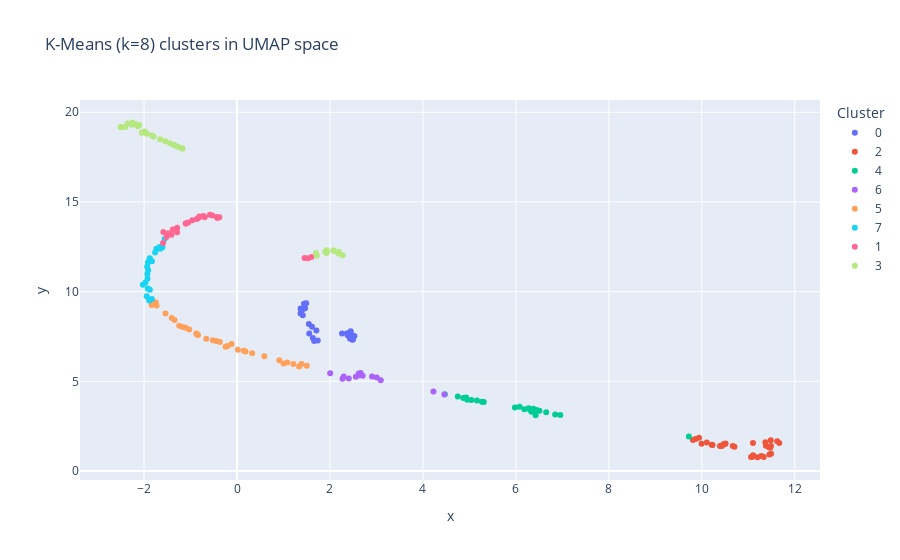

The notebook cell saved with this chart:
### Markdown cell above
### 8. Dimensionality Reduction and UMAP Visualization

Because the TF–IDF space is high-dimensional, I first apply TruncatedSVD to reduce it to 100 dimensions, yielding a dense array X100. We then project these 100-dimensional vectors into two dimensions via UMAP with a cosine metric. Plotting the resulting 2D coordinates with Plotly, each meeting is colored by its K-Means cluster label, allowing visual inspection of how well the groups separate in manifold space and how they relate over time via hoverable date annotations.

### Code cell
svd   = TruncatedSVD(n_components=100, random_state=42)
X100  = svd.fit_transform(X)

umap2d = umap.UMAP(
    n_neighbors=15,
    min_dist=0.1,
    metric="cosine",
    random_state=42
).fit_transform(X100)

fig = px.scatter(
    x=umap2d[:,0], y=umap2d[:,1],
    color=df["k8_cluster"].astype(str),
    hover_data={"date": dates, "text": [t[:100] for t in docs]},
    title="K-Means (k=8) clusters in UMAP space"
)
fig.update_layout(legend_title="Cluster")
fig.show()

### Figure 1 — Plotly figure (JSON) as saved in the notebook; plotly's stock layout.template omitted (floating-point values rounded to 4 significant figures)
{"data": [{"customdata": [["2000-02-01T00:00:00", "Minutes of the Federal Open Market Committee\n\n\nFebruary 1-2, 2000\n\n\n\n\n\nA meeting of the Federal Open"], ["2001-02-01T00:00:00", "Minutes of the Federal Open Market Committee\n\n\nJanuary 30-31, 2001\n\n\n\n\n\tA meeting of the Federal Ope"], ["2002-02-01T00:00:00", "Minutes of the Federal Open Market Committee\n\n\nJanuary 29-30, 2002\n\n\n\n\nA meeting of the Federal Open"], ["2003-02-01T00:00:00", "Minutes of the Federal Open Market Committee\n\n            January 28-29, 2003\n\n\nA meeting of the Fed"], ["2004-02-01T00:00:00", "Minutes of the Federal Open Market Committee\n\n      January 27-28, 2004  A meeting of the Federal Op"], ["2005-02-01T00:00:00", "Minutes of the Federal Open Market Committee\n\n      February 1-2, 2005 A meeting of the Federal Open"], ["2006-02-01T00:00:00", "Minutes of the Federal Open Market Committee\n\n      January 31, 2006 \n      A meeting of the Federal"], ["2007-02-01T00:00:00", "Minutes of the Federal Open Market Committee\n\n      January 30-31, 2007\n A meeting of the Federal Op"], ["2008-01-01T00:00:00", "A meeting of the Federal Open Market Committee was held in the offices of the Board of Governors of "], ["2008-02-01T00:00:00", "A meeting of the Federal Open Market Committee was held in the offices of the Board of Governors of "], ["2009-01-01T00:00:00", "A meeting of the Federal Open Market Committee was held in the offices of the Board of Governors of "], ["2009-02-01T00:00:00", "A meeting of the Federal Open Market Committee was held in the offices of the Board of Governors of "], ["2010-01-01T00:00:00", "A joint meeting of the Federal Open Market Committee and the Board of Governors of the Federal Reser"], ["2011-01-01T00:00:00", "A meeting of the Federal Open Market Committee was held in the offices of the Board of Governors in "], ["2012-01-01T00:00:00", "Minutes of the Federal Open Market Committee\n                                                \n      "], ["2013-02-01T00:00:00", "Minutes of the Federal Open Market Committee\n                                                \n      "], ["2014-02-01T00:00:00", "Minutes of the Federal Open Market Committee\n                                                \n      "], ["2015-02-01T00:00:00", "Minutes of the Federal Open Market Committee\n                                                \n      "], ["2016-01-01T00:00:00", "Minutes of the Federal Open Market Committee\n                                                \n      "], ["2016-09-01T00:00:00", "Minutes of the Federal Open Market Committee\n                                                \n      "], ["2017-02-01T00:00:00", "Minutes of the Federal Open Market Committee\n                                                \n      "], ["2018-02-01T00:00:00", "Minutes of the Federal Open Market Committee\n                                                \n      "], ["2019-02-01T00:00:00", "Minutes of the Federal Open Market Committee\n                                                \n      "], ["2020-02-01T00:00:00", "Minutes of the Federal Open Market Committee\n                                                \n      "], ["2021-01-01T00:00:00", "Minutes of the Federal Open Market Committee\n                                                \n      "], ["2022-01-01T00:00:00", "Minutes of the Federal Open Market Committee\n                                                \n      "]], "hovertemplate": "color=0<br>x=%{x}<br>y=%{y}<br>date=%{customdata[0]}<br>text=%{customdata[1]}<extra></extra>", "legendgroup": "0", "marker": {"color": "#636efa", "symbol": "circle"}, "mode": "markers", "name": "0", "orientation": "v", "showlegend": true, "type": "scatter", "x": [2.525, 2.452, 2.368, 2.446, 2.26, 2.421, 2.38, 2.428, 2.496, 2.478, 1.736, 1.66, 1.631, 1.554, 1.707, 1.613, 1.546, 1.414, 1.367, 1.385, 1.4, 1.399, 1.368, 1.463, 1.443, 1.488], "xaxis": "x", "y": [7.523, 7.619, 7.673, 7.797, 7.668, 7.586, 7.569, 7.389, 7.329, 7.312, 7.277, 7.246, 7.413, 7.672, 7.838, 8.044, 8.19, 8.68, 8.785, 8.909, 9.031, 8.99, 9.056, 9.07, 9.325, 9.349], "yaxis": "y"}, {"customdata": [["2000-03-01T00:00:00", "Minutes of the Federal Open Market Committee\n\n\nMarch 21, 2000\n\n\n\n\n\nA meeting of the Federal Open Mar"], ["2000-05-01T00:00:00", "Minutes of the Federal Open Market Committee\n\n\nMay 16, 2000\n\n\n\n\n\nA meeting of the Federal Open Marke"], ["2000-07-01T00:00:00", "Minutes of the Federal Open Market Committee\n\n\nJune 27-28, 2000\n\n\n\n\nA meeting of the Federal Open Ma"], ["2000-08-01T00:00:00", "Minutes of the Federal Open Market Committee\n\n\nAugust 22, 2000\n\n\n\n\nA meeting of the Federal Open Mar"], ["2000-10-01T00:00:00", "Minutes of the Federal Open Market Committee\n\n\nOctober 3, 2000\n\n\n\n\nA meeting of the Federal Open Mar"], ["2000-11-01T00:00:00", "Minutes of the Federal Open Market Committee\n\n\nNovember 15, 2000\n\n\n\n\nA meeting of the Federal Open M"], ["2000-12-01T00:00:00", "Minutes of the Federal Open Market Committee\n\n\nDecember 19, 2000\n\n\n\n\nA meeting of the Federal Open M"], ["2001-01-01T00:00:00", "Minutes of the Federal Open Market Committee\n\n\nDecember 19, 2000\n\n\n\n\nA meeting of the Federal Open M"], ["2001-03-01T00:00:00", "Minutes of the Federal Open Market Committee\n\n\nMarch 20, 2001\n\n\n\n\nA meeting of the Federal Open Mark"], ["2001-04-01T00:00:00", "Minutes of the Federal Open Market Committee\n\n\nMarch 20, 2001\n\n\n\n\nA meeting of the Federal Open Mark"], ["2001-05-01T00:00:00", "Minutes of the Federal Open Market Committee\n\n\nMay 15, 2001 \n\n\n\n\nA meeting of the Federal Open Marke"], ["2001-06-01T00:00:00", "Minutes of the Federal Open Market Committee\n\n\nJune 26-27, 2001\n\n\n\n\nA meeting of the Federal Open Ma"], ["2001-08-01T00:00:00", "Minutes of the Federal Open Market Committee\n\n\nAugust 21, 2001 \n\n\n\n\nA meeting of the Federal Open Ma"], ["2001-09-01T00:00:00", "Minutes of the Federal Open Market Committee\n\n\nAugust 21, 2001 \n\n\n\n\nA meeting of the Federal Open Ma"], ["2001-10-01T00:00:00", "Minutes of the Federal Open Market Committee\n\n\nOctober 2, 2001 \n\n\n\n\nA meeting of the Federal Open Ma"], ["2001-11-01T00:00:00", "Minutes of the Federal Open Market Committee\n\n\nNovember 6, 2001 \n\n\n\n\nA meeting of the Federal Open M"], ["2001-12-01T00:00:00", "Minutes of the Federal Open Market Committee\n\n\nDecember 11, 2001\n\n\n\n\n\nA meeting of the Federal Open "], ["2002-03-01T00:00:00", "Minutes of the Federal Open Market Committee\n\n\nMarch 19, 2002\n\n\n\n\nA meeting of the Federal Open Mark"], ["2002-05-01T00:00:00", "Minutes of the Federal Open Market Committee\n\n\nMay 7, 2002 \n\n\n\n\nA meeting of the Federal Open Market"], ["2002-06-01T00:00:00", "Minutes of the Federal Open Market Committee\n\nJune 25-26, 2002 \n\nA meeting of the Federal Open Marke"], ["2002-08-01T00:00:00", "Minutes of the Federal Open Market Committee\n\nAugust 13, 2002 \n\nA meeting of the Federal Open Market"], ["2002-09-01T00:00:00", "Minutes of the Federal Open Market Committee\n\nSeptember 24, 2002 \n       A meeting of the Federal Op"], ["2002-11-01T00:00:00", "Minutes of the Federal Open Market Committee\n\nNovember 6, 2002 \n       A meeting of the Federal Open"], ["2002-12-01T00:00:00", "Minutes of the Federal Open Market Committee\n\nDecember 10, 2002 \n       A meeting of the Federal Ope"], ["2003-03-01T00:00:00", "Minutes of the Federal Open Market Committee\n\n\nMarch 18, 2003\n\n\n\n\nA meeting of the Federal Open Mark"], ["2003-04-01T00:00:00", "Minutes of the Federal Open Market Committee\n\n\nMarch 18, 2003\n\n\n\n\nA meeting of the Federal Open Mark"], ["2003-05-01T00:00:00", "Minutes of the Federal Open Market Committee\n\n\nMay 6, 2003\n\n\n\n\nA meeting of the Federal Open Market "], ["2003-06-01T00:00:00", "Minutes of the Federal Open Market Committee\n\n\nJune 24-25, 2003\n\n\n\nA meeting of the Federal Open Mar"], ["2003-08-01T00:00:00", "Minutes of the Federal Open Market Committee\n\n\nAugust 12, 2003\n\n\n\nA meeting of the Federal Open Mark"], ["2003-09-01T00:00:00", "Minutes of the Federal Open Market Committee\n\n\nAugust 12, 2003\n\n\n\nA meeting of the Federal Open Mark"], ["2003-11-01T00:00:00", "Minutes of the Federal Open Market Committee\n\n\nOctober 28, 2003\n\n\n\nA meeting of the Federal Open Mar"]], "hovertemplate": "color=2<br>x=%{x}<br>y=%{y}<br>date=%{customdata[0]}<br>text=%{customdata[1]}<extra></extra>", "legendgroup": "2", "marker": {"color": "#EF553B", "symbol": "circle"}, "mode": "markers", "name": "2", "orientation": "v", "showlegend": true, "type": "scatter", "x": [11.08, 11.1, 11.06, 11.2, 11.28, 11.33, 11.49, 11.45, 11.44, 11.47, 11.38, 11.49, 11.62, 11.67, 11.48, 11.37, 11.1, 10.7, 10.67, 10.5, 10.51, 10.39, 10.43, 10.46, 10.21, 10.23, 9.994, 10.11, 9.866, 9.939, 9.809], "xaxis": "x", "y": [0.7764, 0.875, 0.7858, 0.7661, 0.8307, 0.7738, 0.9597, 0.9172, 1.331, 1.29, 1.405, 1.394, 1.657, 1.559, 1.717, 1.608, 1.564, 1.358, 1.395, 1.503, 1.538, 1.397, 1.39, 1.49, 1.468, 1.456, 1.521, 1.591, 1.789, 1.856, 1.734], "yaxis": "y"}, {"customdata": [["2003-12-01T00:00:00", "Minutes of the Federal Open Market Committee\n\n\nDecember 9, 2003\n\n\n\nA meeting of the Federal Open Mar"], ["2004-03-01T00:00:00", "Minutes of the Federal Open Market Committee\n\n      March 16, 2004  A meeting of the Federal Open Ma"], ["2004-05-01T00:00:00", "Minutes of the Federal Open Market Committee\n\n      May 4, 2004 A meeting of the Federal Open Market"], ["2004-07-01T00:00:00", "Minutes of the Federal Open Market Committee\n\n      June 29-30, 2004 A meeting of the Federal Open M"], ["2004-08-01T00:00:00", "Minutes of the Federal Open Market Committee\n\n      August 10, 2004 A meeting of the Federal Open Ma"], ["2004-09-01T00:00:00", "Minutes of the Federal Open Market Committee\n\n      September 21, 2004 A meeting of the Federal Open"], ["2004-11-01T00:00:00", "Minutes of the Federal Open Market Committee\n\n      November 10, 2004 A meeting of the Federal Open "], ["2004-12-01T00:00:00", "Minutes of the Federal Open Market Committee\n\n      December 14, 2004 A meeting of the Federal Open "], ["2005-03-01T00:00:00", "Minutes of the Federal Open Market Committee\n\n      March 22, 2005 A meeting of the Federal Open Mar"], ["2005-05-01T00:00:00", "Minutes of the Federal Open Market Committee\n\n      May 3, 2005 \n      A meeting of the Federal Open"], ["2005-07-01T00:00:00", "Minutes of the Federal Open Market Committee\n\n      June 29-30, 2005 A meeting of the Federal Open M"], ["2005-08-01T00:00:00", "Minutes of the Federal Open Market Committee\n\n      August 9, 2005 \n\nA meeting of the Federal Open M"], ["2005-09-01T00:00:00", "Minutes of the Federal Open Market Committee\n\n      September 20, 2005 A meeting of the Federal Open"], ["2005-11-01T00:00:00", "Minutes of the Federal Open Market Committee\n\n      November 1, 2005 A meeting of the Federal Open M"], ["2005-12-01T00:00:00", "Minutes of the Federal Open Market Committee\n\n      December 13, 2005 \n      A meeting of the Federa"], ["2006-04-01T00:00:00", "Minutes of the Federal Open Market Committee\n\n      March 27-28, 2006\n A meeting of the Federal Open"], ["2006-05-01T00:00:00", "Minutes of the Federal Open Market Committee\n\n      May 10, 2006\n A meeting of the Federal Open Mark"], ["2006-07-01T00:00:00", "Minutes of the Federal Open Market Committee\n\n      June 28-29, 2006\n A meeting of the Federal Open "], ["2006-08-01T00:00:00", "Minutes of the Federal Open Market Committee\n\n      August 8, 2006\n A meeting of the Federal Open Ma"], ["2006-09-01T00:00:00", "Minutes of the Federal Open Market Committee\n\n      September 20, 2006\n A meeting of the Federal Ope"], ["2006-10-01T00:00:00", "Minutes of the Federal Open Market Committee\n\n      October 24-25, 2006\n A meeting of the Federal Op"], ["2006-12-01T00:00:00", "Minutes of the Federal Open Market Committee\n\n      December 12, 2006\n A meeting of the Federal Open"], ["2007-03-01T00:00:00", "Minutes of the Federal Open Market Committee\n\n      March 20-21, 2007\n A meeting of the Federal Open"], ["2007-05-01T00:00:00", "Minutes of the Federal Open Market Committee\n\n      May 9, 2007\nA meeting of the Federal Open Market"]], "hovertemplate": "color=4<br>x=%{x}<br>y=%{y}<br>date=%{customdata[0]}<br>text=%{customdata[1]}<extra></extra>", "legendgroup": "4", "marker": {"color": "#00cc96", "symbol": "circle"}, "mode": "markers", "name": "4", "orientation": "v", "showlegend": true, "type": "scatter", "x": [9.721, 6.955, 6.845, 6.652, 6.506, 6.376, 6.443, 6.44, 6.425, 6.332, 6.287, 6.273, 6.183, 6.08, 5.979, 5.31, 5.271, 5.163, 5.042, 4.929, 4.869, 4.75, 4.953, 4.472], "xaxis": "x", "y": [1.919, 3.117, 3.152, 3.278, 3.364, 3.468, 3.392, 3.398, 3.107, 3.305, 3.456, 3.497, 3.449, 3.579, 3.545, 3.847, 3.866, 3.929, 3.963, 4.099, 4.069, 4.155, 3.977, 4.281], "yaxis": "y"}, {"customdata": [["2007-07-01T00:00:00", "Minutes of the Federal Open Market Committee\n\n      June 27-28, 2007\nA meeting of the Federal Open M"], ["2007-08-01T00:00:00", "Minutes of the Federal Open Market Committee\n\n      August 7, 2007\n      A  meeting of the Federal O"], ["2007-09-01T00:00:00", "Minutes of the Federal Open Market Committee\n\n      September 18, 2007\n      A meeting of the Federa"], ["2007-11-01T00:00:00", "A meeting of the Federal Open Market Committee was held in the offices of the Board of Governors of "], ["2007-12-01T00:00:00", "A meeting of the Federal Open Market Committee was held in the offices of the Board of Governors of "], ["2008-03-01T00:00:00", "A meeting of the Federal Open Market Committee was held in the offices of the Board of Governors of "], ["2008-05-01T00:00:00", "A meeting of the Federal Open Market Committee was held in the offices of the Board of Governors of "], ["2008-06-01T00:00:00", "A meeting of the Federal Open Market Committee was held in the offices of the Board of Governors of "], ["2008-07-01T00:00:00", "A meeting of the Federal Open Market Committee was held in the offices of the Board of Governors of "], ["2008-08-01T00:00:00", "A meeting of the Federal Open Market Committee was held in the offices of the Board of Governors of "], ["2008-09-01T00:00:00", "A meeting of the Federal Open Market Committee was held in the offices of the Board of Governors of "], ["2008-10-01T00:00:00", "A meeting of the Federal Open Market Committee was held in the offices of the Board of Governors of "], ["2008-11-01T00:00:00", "A meeting of the Federal Open Market Committee was held in the offices of the Board of Governors of "], ["2008-12-01T00:00:00", "A meeting of the Federal Open Market Committee was held in the offices of the Board of Governors of "]], "hovertemplate": "color=6<br>x=%{x}<br>y=%{y}<br>date=%{customdata[0]}<br>text=%{customdata[1]}<extra></extra>", "legendgroup": "6", "marker": {"color": "#ab63fa", "symbol": "circle"}, "mode": "markers", "name": "6", "orientation": "v", "showlegend": true, "type": "scatter", "x": [4.462, 4.226, 3.092, 3.008, 2.905, 2.659, 2.618, 2.704, 2.557, 2.625, 2.404, 2.296, 2.27, 2.005], "xaxis": "x", "y": [4.268, 4.428, 5.059, 5.21, 5.269, 5.462, 5.429, 5.307, 5.252, 5.342, 5.158, 5.268, 5.137, 5.455], "yaxis": "y"}, {"customdata": [["2009-03-01T00:00:00", "A meeting of the Federal Open Market Committee was held in the offices of the Board of Governors of "], ["2009-05-01T00:00:00", "A joint meeting of the Federal Open Market Committee and the Board of Governors of the Federal Reser"], ["2009-06-01T00:00:00", "A joint meeting of the Federal Open Market Committee and the Board of Governors of the Federal Reser"], ["2009-08-01T00:00:00", "A joint meeting of the Federal Open Market Committee and the Board of Governors of the Federal Reser"], ["2009-09-01T00:00:00", "A joint meeting of the Federal Open Market Committee and the Board of Governors of the Federal Reser"], ["2009-11-01T00:00:00", "A joint meeting of the Federal Open Market Committee and the Board of Governors of the Federal Reser"], ["2009-12-01T00:00:00", "A joint meeting of the Federal Open Market Committee and the Board of Governors of the Federal Reser"], ["2010-03-01T00:00:00", "A joint meeting of the Federal Open Market Committee and the Board of Governors of the Federal Reser"], ["2010-05-01T00:00:00", "A joint meeting of the Federal Open Market Committee and the Board of Governors of the Federal Reser"], ["2010-06-01T00:00:00", "A joint meeting of the Federal Open Market Committee and the Board of Governors of the Federal Reser"], ["2010-08-01T00:00:00", "A joint meeting of the Federal Open Market Committee and the Board of Governors of the Federal Reser"], ["2010-09-01T00:00:00", "A joint meeting of the Federal Open Market Committee and the Board of Governors of the Federal Reser"], ["2010-10-01T00:00:00", "A meeting of the Federal Open Market Committee was held in the offices of the Board of Governors in "], ["2010-11-01T00:00:00", "A meeting of the Federal Open Market Committee was held in the offices of the Board of Governors in "], ["2010-12-01T00:00:00", "A meeting of the Federal Open Market Committee was held in the offices of the Board of Governors in "], ["2011-03-01T00:00:00", "A meeting of the Federal Open Market Committee was held in the offices of the Board of Governors in "], ["2011-04-01T00:00:00", "A joint meeting of the Federal Open Market Committee and the Board of Governors of the Federal Reser"], ["2011-06-01T00:00:00", "A joint meeting of the Federal Open Market Committee and the Board of Governors of the Federal Reser"], ["2011-08-01T00:00:00", "A joint meeting of the Federal Open Market Committee and the Board of Governors of the Federal Reser"], ["2011-09-01T00:00:00", "A joint meeting of the Federal Open Market Committee and the Board of Governors of the Federal Reser"], ["2011-11-01T00:00:00", "A joint meeting of the Federal Open Market Committee and the Board of Governors of the Federal Reser"], ["2011-12-01T00:00:00", "A joint meeting of the Federal Open Market Committee and the Board of Governors of the Federal Reser"], ["2012-03-01T00:00:00", "Minutes of the Federal Open Market Committee\n                                                \n      "], ["2012-04-01T00:00:00", "Minutes of the Federal Open Market Committee\n                                                \n      "], ["2012-06-01T00:00:00", "Minutes of the Federal Open Market Committee\n                                                \n      "], ["2012-08-01T00:00:00", "Minutes of the Federal Open Market Committee\n                                                \n      "], ["2012-09-01T00:00:00", "Minutes of the Federal Open Market Committee\n                                                \n      "], ["2012-10-01T00:00:00", "Minutes of the Federal Open Market Committee\n                                                \n      "], ["2012-12-01T00:00:00", "Minutes of the Federal Open Market Committee\n                                                \n      "], ["2013-03-01T00:00:00", "Minutes of the Federal Open Market Committee\n                                                \n      "], ["2013-05-01T00:00:00", "Minutes of the Federal Open Market Committee\n                                                \n      "], ["2013-06-01T00:00:00", "Minutes of the Federal Open Market Committee\n                                                \n      "], ["2013-08-01T00:00:00", "Minutes of the Federal Open Market Committee\n                                                \n      "]], "hovertemplate": "color=5<br>x=%{x}<br>y=%{y}<br>date=%{customdata[0]}<br>text=%{customdata[1]}<extra></extra>", "legendgroup": "5", "marker": {"color": "#FFA15A", "symbol": "circle"}, "mode": "markers", "name": "5", "orientation": "v", "showlegend": true, "type": "scatter", "x": [1.5, 1.386, 1.336, 1.212, 1.081, 1.0, 0.9095, 0.5875, 0.326, 0.1461, 0.1842, 0.01822, -0.2471, -0.2045, -0.117, -0.4454, -0.3705, -0.5196, -0.6618, -0.84, -0.8674, -0.8754, -1.028, -1.106, -1.17, -1.244, -1.344, -1.404, -1.538, -1.729, -1.838, -1.75, -1.817], "xaxis": "x", "y": [5.867, 5.961, 5.829, 5.96, 6.047, 5.992, 6.177, 6.4, 6.562, 6.7, 6.668, 6.755, 6.931, 6.968, 7.082, 7.249, 7.189, 7.283, 7.369, 7.58, 7.623, 7.66, 7.884, 7.989, 8.022, 8.101, 8.414, 8.523, 8.779, 9.234, 9.251, 9.409, 9.437], "yaxis": "y"}, {"customdata": [["2013-09-01T00:00:00", "Minutes of the Federal Open Market Committee\n                                                \n      "], ["2013-10-01T00:00:00", "Minutes of the Federal Open Market Committee\n                                                \n      "], ["2013-11-01T00:00:00", "Minutes of the Federal Open Market Committee\n                                                \n      "], ["2013-12-01T00:00:00", "Minutes of the Federal Open Market Committee\n                                                \n      "], ["2014-03-01T00:00:00", "Minutes of the Federal Open Market Committee\n                                                \n      "], ["2014-05-01T00:00:00", "Minutes of the Federal Open Market Committee\n                                                \n      "], ["2014-06-01T00:00:00", "Minutes of the Federal Open Market Committee\n                                                \n      "], ["2014-08-01T00:00:00", "Minutes of the Federal Open Market Committee\n                                                \n      "], ["2014-09-01T00:00:00", "Minutes of the Federal Open Market Committee\n                                                \n      "], ["2014-11-01T00:00:00", "Minutes of the Federal Open Market Committee\n                                                \n      "], ["2014-12-01T00:00:00", "Minutes of the Federal Open Market Committee\n                                                \n      "], ["2015-03-01T00:00:00", "Minutes of the Federal Open Market Committee\n                                                \n      "], ["2015-05-01T00:00:00", "Minutes of the Federal Open Market Committee\n                                                \n      "], ["2015-06-01T00:00:00", "Minutes of the Federal Open Market Committee\n                                                \n      "], ["2015-08-01T00:00:00", "Minutes of the Federal Open Market Committee\n                                                \n      "], ["2015-09-01T00:00:00", "Minutes of the Federal Open Market Committee\n                                                \n      "], ["2015-11-01T00:00:00", "Minutes of the Federal Open Market Committee\n                                                \n      "], ["2015-12-01T00:00:00", "Minutes of the Federal Open Market Committee\n                                                \n      "], ["2016-03-01T00:00:00", "Minutes of the Federal Open Market Committee\n                                                \n      "], ["2016-04-01T00:00:00", "Minutes of the Federal Open Market Committee\n                                                \n      "], ["2016-06-01T00:00:00", "Minutes of the Federal Open Market Committee\n                                                \n      "], ["2016-07-01T00:00:00", "Minutes of the Federal Open Market Committee\n                                                \n      "], ["2016-12-01T00:00:00", "Minutes of the Federal Open Market Committee\n                                                \n      "]], "hovertemplate": "color=7<br>x=%{x}<br>y=%{y}<br>date=%{customdata[0]}<br>text=%{customdata[1]}<extra></extra>", "legendgroup": "7", "marker": {"color": "#19d3f3", "symbol": "circle"}, "mode": "markers", "name": "7", "orientation": "v", "showlegend": true, "type": "scatter", "x": [-1.889, -1.881, -1.832, -1.944, -1.876, -1.921, -2.026, -1.97, -1.926, -1.93, -1.911, -1.933, -1.831, -1.914, -1.873, -1.88, -1.877, -1.762, -1.604, -1.651, -1.734, -1.665, -1.557], "xaxis": "x", "y": [9.512, 9.546, 9.585, 9.74, 10.1, 10.18, 10.38, 10.51, 10.72, 10.99, 11.2, 11.39, 11.7, 11.63, 11.69, 11.81, 11.86, 12.18, 12.48, 12.39, 12.4, 12.48, 12.93], "yaxis": "y"}, {"customdata": [["2016-11-01T00:00:00", "Minutes of the Federal Open Market Committee\n                                                \n      "], ["2017-03-01T00:00:00", "Minutes of the Federal Open Market Committee\n                                                \n      "], ["2017-05-01T00:00:00", "Minutes of the Federal Open Market Committee\n                                                \n      "], ["2017-06-01T00:00:00", "Minutes of the Federal Open Market Committee\n                                                \n      "], ["2017-07-01T00:00:00", "Minutes of the Federal Open Market Committee\n                                                \n      "], ["2017-09-01T00:00:00", "Minutes of the Federal Open Market Committee\n                                                \n      "], ["2017-11-01T00:00:00", "Minutes of the Federal Open Market Committee\n                                                \n      "], ["2017-12-01T00:00:00", "Minutes of the Federal Open Market Committee\n                                                \n      "], ["2018-03-01T00:00:00", "Minutes of the Federal Open Market Committee\n                                                \n      "], ["2018-05-01T00:00:00", "Minutes of the Federal Open Market Committee\n                                                \n      "], ["2018-06-01T00:00:00", "Minutes of the Federal Open Market Committee\n                                                \n      "], ["2018-08-01T00:00:00", "Minutes of the Federal Open Market Committee\n                                                \n      "], ["2018-09-01T00:00:00", "Minutes of the Federal Open Market Committee\n                                                \n      "], ["2018-11-01T00:00:00", "Minutes of the Federal Open Market Committee\n                                                \n      "], ["2018-12-01T00:00:00", "Minutes of the Federal Open Market Committee\n                                                \n      "], ["2019-03-01T00:00:00", "Minutes of the Federal Open Market Committee\n                                                \n      "], ["2019-05-01T00:00:00", "Minutes of the Federal Open Market Committee\n                                                \n      "], ["2019-06-01T00:00:00", "Minutes of the Federal Open Market Committee\n                                                \n      "], ["2019-08-01T00:00:00", "Minutes of the Federal Open Market Committee\n                                                \n      "], ["2019-09-01T00:00:00", "Minutes of the Federal Open Market Committee\n                                                \n      "], ["2019-10-01T00:00:00", "Minutes of the Federal Open Market Committee\n                                                \n      "], ["2019-11-01T00:00:00", "Minutes of the Federal Open Market Committee\n                                                \n      "], ["2019-12-01T00:00:00", "Minutes of the Federal Open Market Committee\n                                                \n      "], ["2020-03-01T00:00:00", "Minutes of the Federal Open Market Committee\n                                                \n      "], ["2020-05-01T00:00:00", "Minutes of the Federal Open Market Committee\n                                                \n      "], ["2020-06-01T00:00:00", "Minutes of the Federal Open Market Committee\n                                                \n      "]], "hovertemplate": "color=1<br>x=%{x}<br>y=%{y}<br>date=%{customdata[0]}<br>text=%{customdata[1]}<extra></extra>", "legendgroup": "1", "marker": {"color": "#FF6692", "symbol": "circle"}, "mode": "markers", "name": "1", "orientation": "v", "showlegend": true, "type": "scatter", "x": [-1.591, -1.517, -1.41, -1.477, -1.585, -1.289, -1.383, -1.309, -1.287, -1.103, -1.051, -0.9629, -1.103, -0.8642, -0.8168, -0.8122, -0.7253, -0.6938, -0.5835, -0.53, -0.4208, -0.4368, -0.38, 1.453, 1.53, 1.6], "xaxis": "x", "y": [12.71, 13.05, 13.17, 13.25, 13.33, 13.31, 13.46, 13.5, 13.56, 13.79, 13.85, 13.98, 13.79, 14.05, 14.13, 14.18, 14.22, 14.15, 14.29, 14.24, 14.11, 14.16, 14.14, 11.87, 11.87, 11.93], "yaxis": "y"}, {"customdata": [["2020-08-01T00:00:00", "Minutes of the Federal Open Market Committee\n                                                \n      "], ["2020-09-01T00:00:00", "Minutes of the Federal Open Market Committee\n                                                \n      "], ["2020-11-01T00:00:00", "Minutes of the Federal Open Market Committee\n                                                \n      "], ["2020-12-01T00:00:00", "Minutes of the Federal Open Market Committee\n                                                \n      "], ["2021-03-01T00:00:00", "Minutes of the Federal Open Market Committee\n                                                \n      "], ["2021-05-01T00:00:00", "Minutes of the Federal Open Market Committee\n                                                \n      "], ["2021-06-01T00:00:00", "Minutes of the Federal Open Market Committee\n                                                \n      "], ["2021-08-01T00:00:00", "Minutes of the Federal Open Market Committee\n                                                \n      "], ["2021-09-01T00:00:00", "Minutes of the Federal Open Market Committee\n                                                \n      "], ["2021-11-01T00:00:00", "Minutes of the Federal Open Market Committee\n                                                \n      "], ["2021-12-01T00:00:00", "Minutes of the Federal Open Market Committee\n                                                \n      "], ["2022-03-01T00:00:00", "Minutes of the Federal Open Market Committee\n                                                \n      "], ["2022-05-01T00:00:00", "Minutes of the Federal Open Market Committee\n                                                \n      "], ["2022-06-01T00:00:00", "Minutes of the Federal Open Market Committee\n                                                \n      "], ["2022-07-01T00:00:00", "Minutes of the Federal Open Market Committee\n                                                \n      "], ["2022-09-01T00:00:00", "Minutes of the Federal Open Market Committee\n                                                \n      "], ["2022-11-01T00:00:00", "Minutes of the Federal Open Market Committee\n                                                \n      "], ["2022-12-01T00:00:00", "Minutes of the Federal Open Market Committee\n                                                \n      "], ["2023-02-01T00:00:00", "Minutes of the Federal Open Market Committee\n                                                \n      "], ["2023-03-01T00:00:00", "Minutes of the Federal Open Market Committee\n                                                \n      "], ["2023-05-01T00:00:00", "Minutes of the Federal Open Market Committee\n                                                \n      "], ["2023-06-01T00:00:00", "Minutes of the Federal Open Market Committee\n                                                \n      "], ["2023-07-01T00:00:00", "Minutes of the Federal Open Market Committee\n                                                \n      "], ["2023-09-01T00:00:00", "Minutes of the Federal Open Market Committee\n                                                \n      "], ["2023-11-01T00:00:00", "Minutes of the Federal Open Market Committee\n                                                \n      "], ["2023-12-01T00:00:00", "Minutes of the Federal Open Market Committee\n                                                \n      "], ["2024-02-01T00:00:00", "Minutes of the Federal Open Market Committee\n                                                \n      "], ["2024-03-01T00:00:00", "Minutes of the Federal Open Market Committee\n                                                \n      "], ["2024-05-01T00:00:00", "Minutes of the Federal Open Market Committee\n                                                \n      "], ["2024-06-01T00:00:00", "Minutes of the Federal Open Market Committee\n                                                \n      "], ["2024-08-01T00:00:00", "Minutes of the Federal Open Market Committee\n                                                \n      "], ["2024-09-01T00:00:00", "Minutes of the Federal Open Market Committee\n                                                \n      "], ["2024-11-01T00:00:00", "Minutes of the Federal Open Market Committee\n                                                \n      "], ["2024-12-01T00:00:00", "Minutes of the Federal Open Market Committee\n                                                \n      "], ["2025-02-01T00:00:00", "Minutes of the Federal Open Market Committee\n                                                \n      "]], "hovertemplate": "color=3<br>x=%{x}<br>y=%{y}<br>date=%{customdata[0]}<br>text=%{customdata[1]}<extra></extra>", "legendgroup": "3", "marker": {"color": "#B6E880", "symbol": "circle"}, "mode": "markers", "name": "3", "orientation": "v", "showlegend": true, "type": "scatter", "x": [1.716, 1.697, 1.923, 1.936, 1.927, 2.072, 1.897, 2.185, 2.193, 2.098, 2.274, -1.169, -1.2, -1.287, -1.355, -1.351, -1.443, -1.547, -1.656, -1.828, -1.795, -1.937, -2.019, -2.048, -1.974, -1.99, -2.138, -2.104, -2.178, -2.248, -2.271, -2.354, -2.502, -2.406, -2.498], "xaxis": "x", "y": [12.01, 12.16, 12.16, 12.19, 12.31, 12.31, 12.23, 12.12, 12.2, 12.25, 12.03, 17.97, 18.0, 18.1, 18.17, 18.17, 18.27, 18.38, 18.5, 18.7, 18.66, 18.81, 18.88, 18.86, 18.87, 18.93, 19.22, 19.29, 19.33, 19.42, 19.31, 19.38, 19.16, 19.18, 19.18], "yaxis": "y"}], "layout": {"legend": {"title": {"text": "Cluster"}, "tracegroupgap": 0}, "title": {"text": "K-Means (k=8) clusters in UMAP space"}, "xaxis": {"anchor": "y", "domain": [0, 1], "title": {"text": "x"}}, "yaxis": {"anchor": "x", "domain": [0, 1], "title": {"text": "y"}}}}
